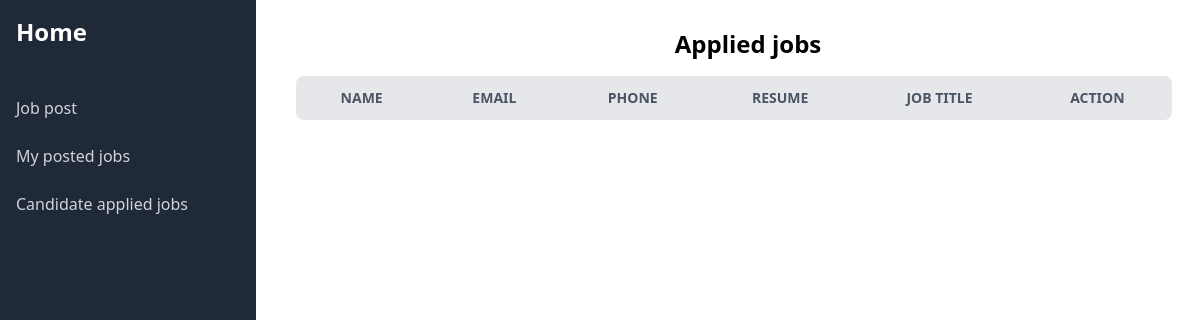
The page /applied_job/ (signed in) on the database as committed earlier.
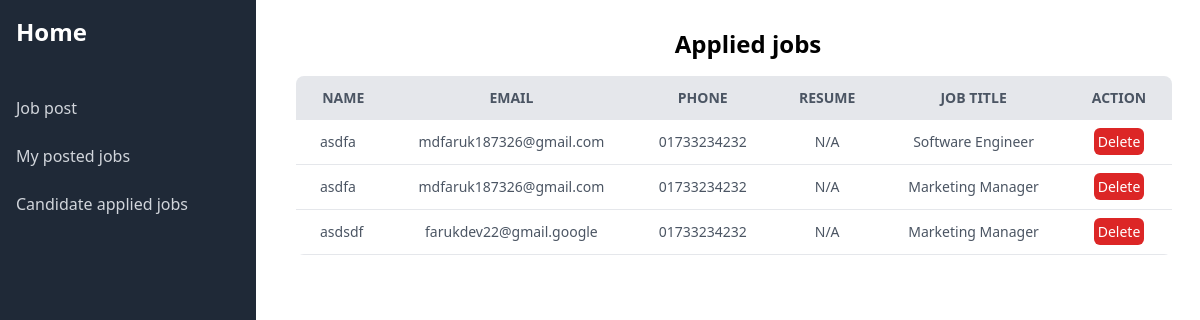
The same page on the database as committed later.
### candidate/models.py (models this page shows, shortened)
class MyAppliedJobModel(models.Model):
    user = models.ForeignKey(User, on_delete=models.CASCADE)
    candidate = models.ForeignKey(CandidateModel, on_delete=models.CASCADE)
    jobPost = models.ForeignKey(JobPostModel, on_delete=models.CASCADE)

class CandidateModel(models.Model):
    user = models.OneToOneField(User, on_delete=models.CASCADE)
    name = models.CharField(max_length=40)
    email = models.EmailField(max_length=70, unique=True)
    about = models.TextField(max_length=150)
    phone = models.CharField(max_length=20)
    education = models.CharField(max_length=50, default=None)

### dashboard/models.py (models this page shows, shortened)
class JobPostModel(models.Model):
    user = models.ForeignKey(User, on_delete=models.CASCADE)
    title = models.CharField(max_length=50)
    company = models.CharField(max_length=50, unique=True)
    location = models.CharField(max_length=50)
    job_type = models.CharField(choices=JOB_TYPE, max_length=50)
    salary = models.IntegerField()
    description = models.TextField(max_length=100)
    publish_date = models.DateTimeField(auto_now_add=True)

### dashboard/views.py (the view)
# urls.py: path('applied_job/', views.applied_job, name='applied_job'),
def applied_job(request):
    apply_post = MyAppliedJobModel.objects.filter(jobPost__user = request.user)
    return render(request, 'dashboard/applied_jobs.html', {'data': apply_post})

### accounts/context_processors.py (called while the page is built)
def register_info(request):
    if not isinstance(request.user, AnonymousUser):
        try:
            register_info = RegisterInfoModel.objects.get(user=request.user)
        except RegisterInfoModel.DoesNotExist:
            register_info = None
        return {'register_info': register_info}
    else:
        return {'register_info': None}

### price_plan/context_processors.py (called while the page is built)
def payment_info(request):
    try:
        payment_info = PricePlanModel.objects.get(user = request.user)
    except:
        payment_info = None
    return {'payment_info': payment_info}

### dashboard/templates/dashboard/applied_jobs.html (shortened to what this page needs)
{% extends "dashboard/base.html" %}
{% block content %}
<div class="ml-10 mt-7">
  <h3 class="font-bold text-2xl text-center">Applied jobs</h3>
  <div class="container pr-7 mt-4">
    <table class="min-w-full bg-white rounded-lg overflow-hidden">
      <thead class="bg-gray-200 uppercase text-sm text-gray-600">
        <tr>
          <th class="py-3 px-6 text-center">Name</th>
          <th class="py-3 px-6 text-center">Email</th>
          <th class="py-3 px-6">Phone</th>
          <th class="py-3 px-6 text-center">Resume</th>
          <th class="py-3 px-6 text-center">Job title</th>
          <th class="py-3 px-6 text-center">Action</th>
        </tr>
      </thead>
      <tbody class="text-gray-600 text-sm font-light">
        {% for item in data %}
        <tr class="border-b border-gray-200 hover:bg-gray-100">
          <td class="py-3 px-6 text-left">{{item.candidate.name}}</td>
          <td class="py-3 px-6 text-center">{{item.candidate.email}}</td>
          <td class="py-3 px-6 text-center">{{item.candidate.phone}}</td>
          <td class="py-3 px-6 text-center">N/A</td>
          <td class="py-3 px-6 text-center">{{item.jobPost.title}}</td>
          <td class="text-center">
            <a href="{% url 'delete_applied_job' item.id %}" class="text-white bg-red-600 rounded-md p-1">Delete</a>
          </td>
        </tr>
        {% endfor %}
      </tbody>
    </table>
  </div>
</div>
{% endblock content %}

Rows that differ between the two databases and show on the page:
added MyAppliedJobModel: candidate.name "asdfa", candidate.email "mdfaruk187326@gmail.com", candidate.phone "01733234232", jobPost "Software Engineer"
added MyAppliedJobModel: candidate.name "asdfa", candidate.email "mdfaruk187326@gmail.com", candidate.phone "01733234232", jobPost "Marketing Manager"
added MyAppliedJobModel: candidate.name "asdsdf", candidate.email "farukdev22@gmail.google", candidate.phone "01733234232", jobPost "Marketing Manager"
